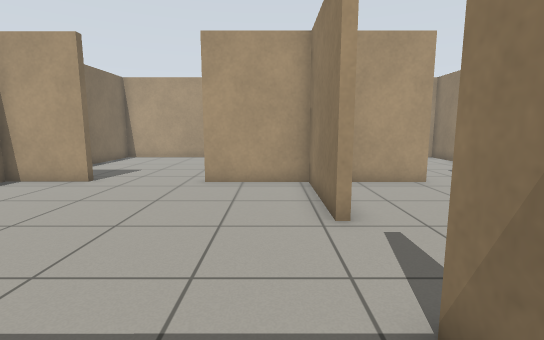
view 1 (above)

14 first-person views from a walk through a world built for the Gazebo simulator. The camera is 0.93 m above the floor, tilts 8° down and sees 85° across. The floor is counted in squares, 0.5 m on a side. Each view is taken from the middle of a square. On the plan, view 1 faces up. The plan holds only what a view shows up to about 16 squares ahead; the rest is blank. The robots in the file are not drawn.

view 2
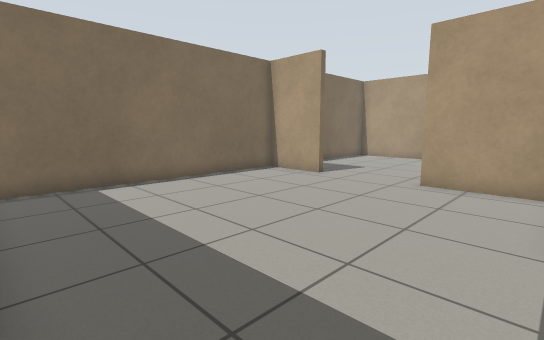

view 3
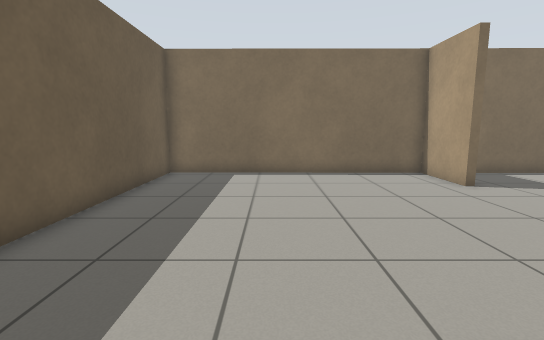

view 4
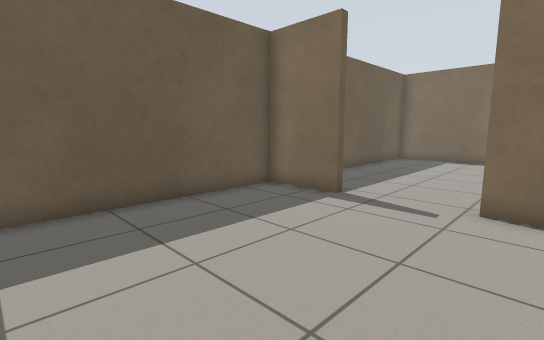

view 5
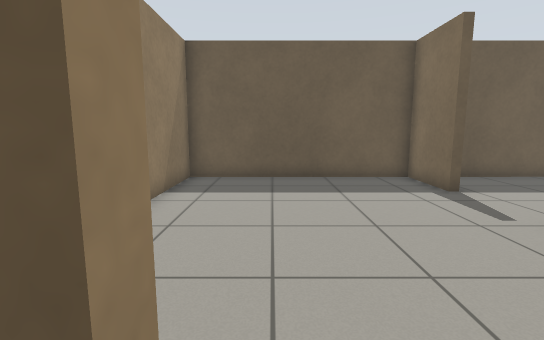

view 6
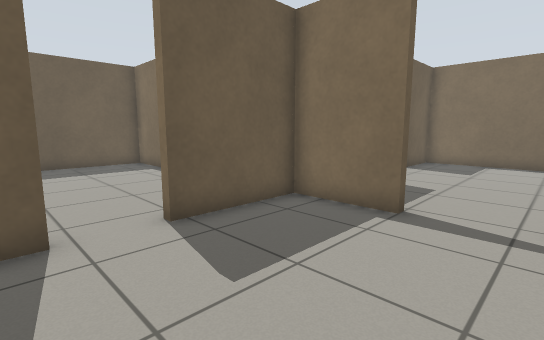

view 7
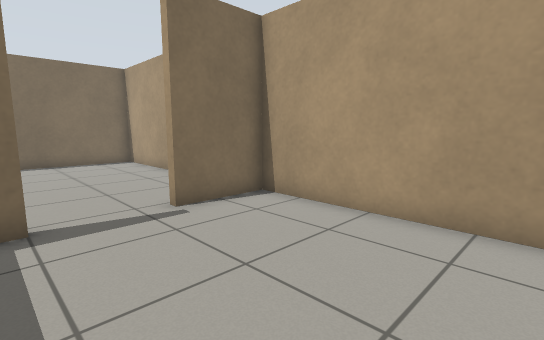

view 8
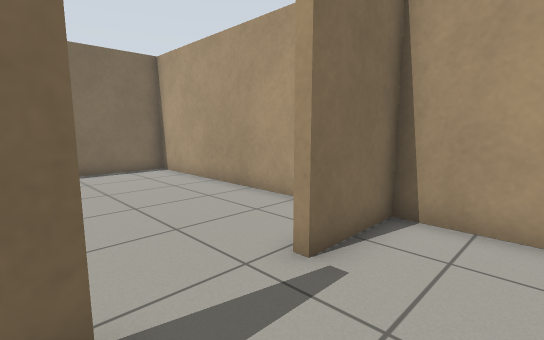

view 9
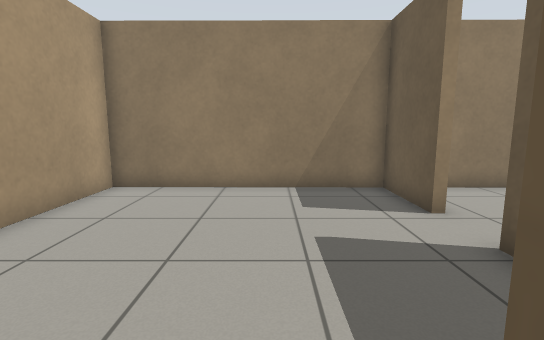

view 10
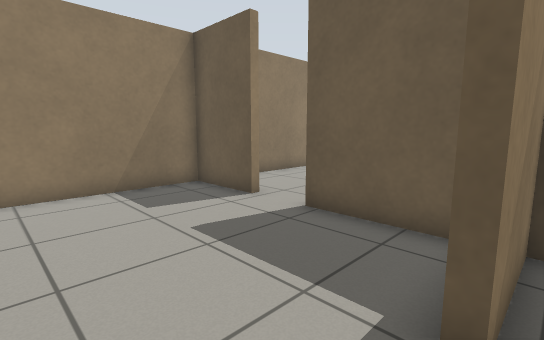

view 11
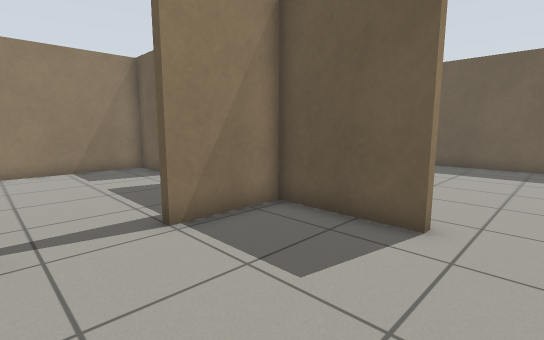

view 12
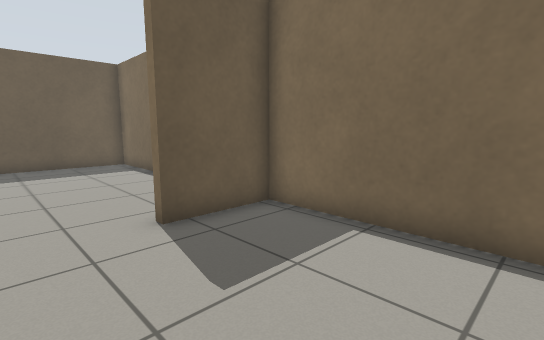

view 13
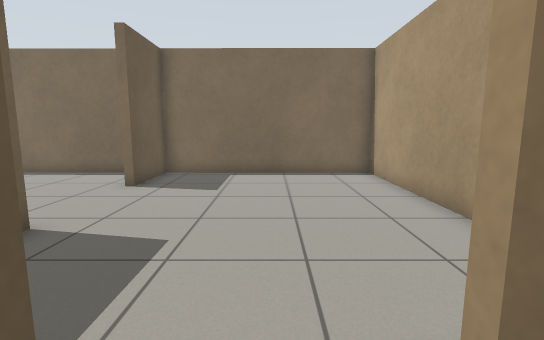

view 14
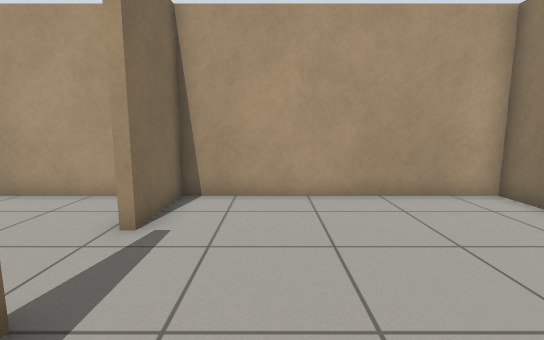

### Floor plan
Ten units are one square. View 1 is at (0, 0); x grows to the right and y downward. Boxes are objects, and circles mark ways between rooms. Rooms are numbered by the first view taken in them; rooms with no view inside come last. Other rooms are left out.
<svg viewBox="-99 -196 207 204">
<path fill="none" stroke="#000" d="M13 -58 13 -102 -24 -102M-76 -102 -93 -102 -94 3 8 3M15 -14 15 -24M15 -24 18 -24 18 3 102 3 102 -85M16 -69 16 -58M55 -102 27 -102M16 -136 16 -105 54 -105M72 -105 102 -105 103 -191 16 -191 16 -163M-24 -105 13 -105 13 -135M-64 -102 -76 -102M-3 -191 -93 -191 -93 -105 -64 -105"/>
<circle cx="20" cy="-40" r="3" fill="#2a7"/>
<circle cx="-50" cy="-100" r="3" fill="#2a7"/>
<circle cx="65" cy="-100" r="3" fill="#2a7"/>
<circle cx="13" cy="-150" r="3" fill="#2a7"/>
<text x="-40" y="-50">1</text>
<text x="60" y="-40">2</text>
<text x="60" y="-150">3</text>
<text x="-40" y="-140">4</text>
</svg>
Room 1 opens to room 2. Room 1 opens to room 4. Room 2 opens to room 3. Room 3 opens to room 4.

Where each view was taken, in squares from view 1:
view 1: 0 up, 0 right, facing up
view 2: 0 up, 1 right, facing up-left
view 3: 4 up, 3 right, facing left
view 4: 7 up, 9 right, facing down-left
view 5: 11 up, 7 right, facing down
view 6: 16 up, 8 right, facing down-left
view 7: 13 up, 8 right, facing up-left
view 8: 13 up, 4 right, facing up-left
view 9: 14 up, 1 right, facing right
view 10: 16 up, 1 right, facing down-right
view 11: 16 up, 4 left, facing down-right
view 12: 16 up, 4 left, facing down-left
view 13: 15 up, 3 right, facing left
view 14: 11 up, 4 right, facing up
